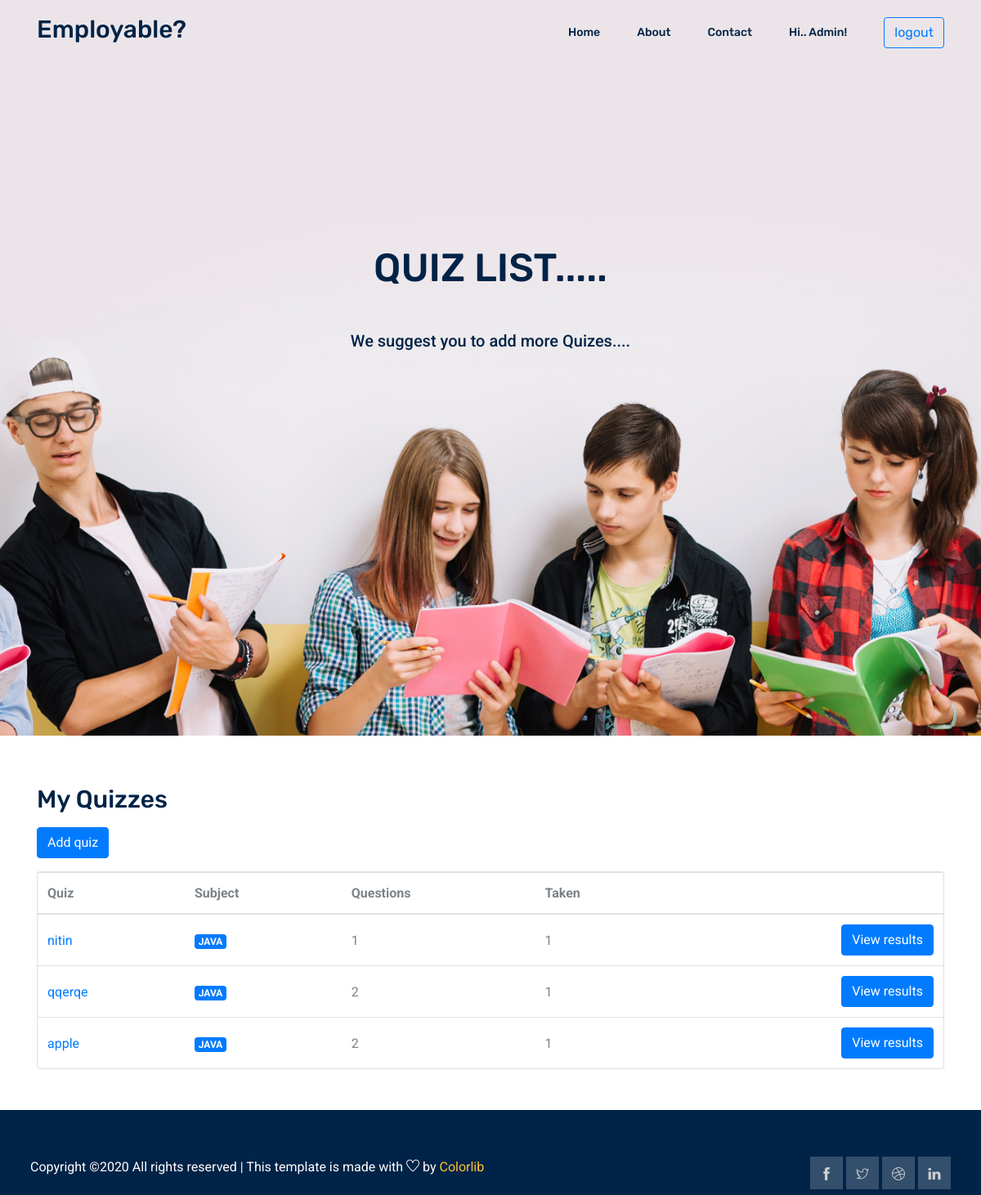
Page /company/quiz/ (signed in) on the earlier database version.
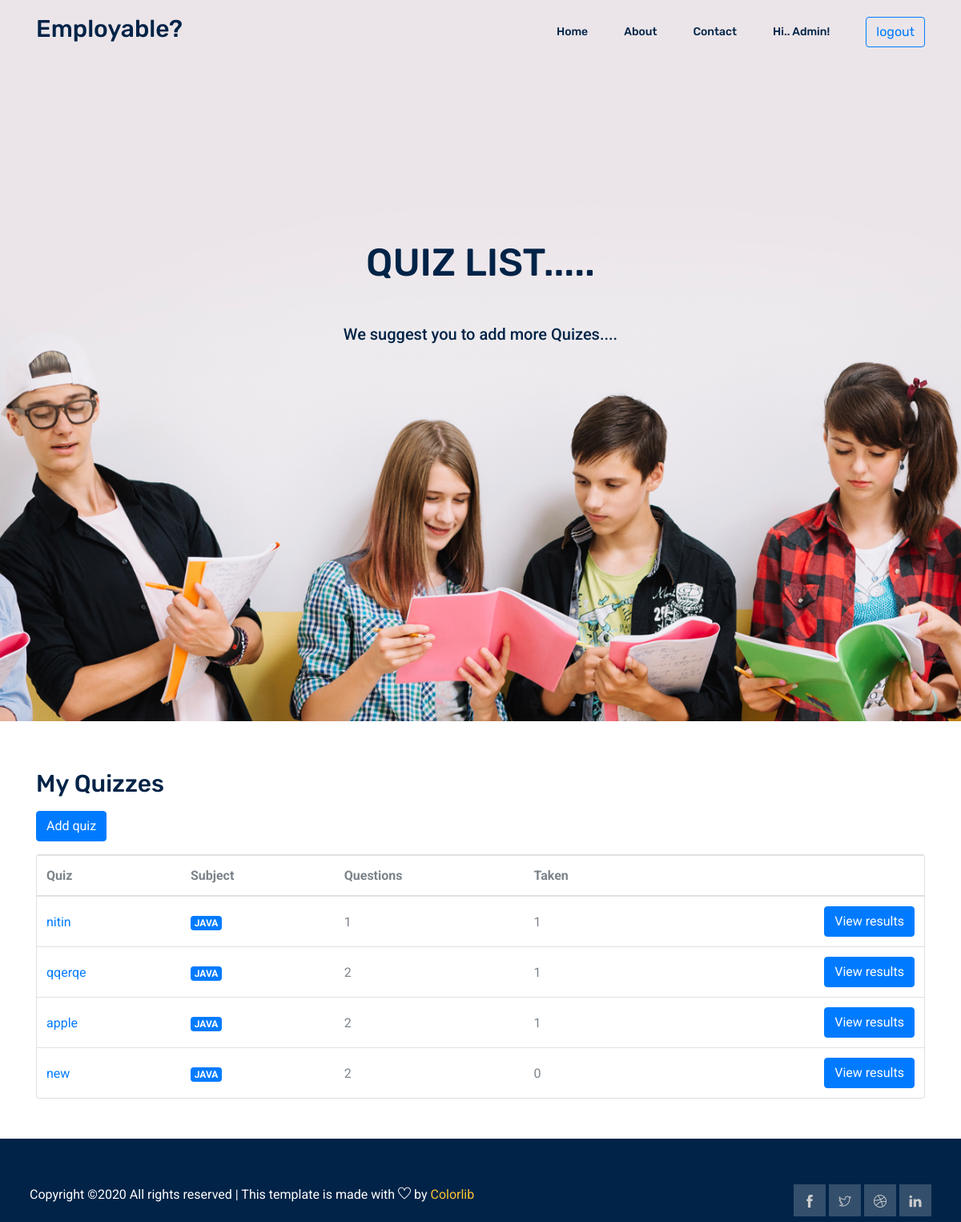
Same page on the later database version.
### exam/models.py (models this page shows, shortened)
class Quiz(models.Model):
    owner = models.ForeignKey(User, on_delete=models.CASCADE, related_name='quizzes')
    name = models.CharField(max_length=255)
    subject = models.ForeignKey(Subject, on_delete=models.CASCADE, related_name='quizzes')
    location = models.CharField(max_length=50)
    skills_Required = models.CharField(max_length = 50)
    education = models.CharField(max_length = 50)
    work_exporience = models.CharField(max_length = 50)
    ctc = models.IntegerField()
    posts = models.CharField(max_length=20)

class Subject(models.Model):
    name = models.CharField(max_length=30)
    color = models.CharField(max_length=7, default='#007bff')
    def get_html_badge(self):
        name = escape(self.name)
        color = escape(self.color)
        html = '<span class="badge badge-primary" style="background-color: %s">%s</span>' % (color, name)
        return mark_safe(html)

### company/views.py (the view)
# urls.py: path('quiz/',views.QuizListView.as_view(),name='quizList'),
class QuizListView(ListView):
    model = Quiz
    ordering = ('name', )
    context_object_name = 'quizzes'
    template_name = 'company/QuizList.html'
    def get_queryset(self):
        queryset = self.request.user.quizzes \
            .select_related('subject') \
            .annotate(questions_count=Count('questions', distinct=True)) \
            .annotate(taken_count=Count('taken_quizzes', distinct=True))
        return queryset

### templates/company/QuizList.html (shortened to what this page needs)
{% extends 'base.html' %}
{% load crispy_forms_tags %}
{% block body %}
<section class="home_banner_area">
   <div class="banner_inner">
     <div class="container">
       <div class="row">
         <div class="col-lg-12">
           <div class="banner_content text-center">
             <h2 class="text-uppercase mt-4 mb-5">
               Quiz list.....
             </h2>
             <p>We suggest you to add more Quizes....</p>
           </div>
         </div>
       </div>
     </div>
   </div>
 </section>
    <div class='container' style= 'margin-top:60px'>
        {% if request.user.is_authenticated %}
        {% if request.user.is_company %}
          <h2 class="mb-3">My Quizzes</h2>
          <a href="{% url 'createQuiz' %}" class="btn btn-primary mb-3" role="button">Add quiz</a>
          <div class="card">
            <table class="table mb-0">
              <thead>
                <tr>
                  <th>Quiz</th>
                  <th>Subject</th>
                  <th>Questions</th>
                  <th>Taken</th>
                  <th></th>
                </tr>
              </thead>
              <tbody>
                {% for quiz in quizzes %}
                  <tr>
                    <td class="align-middle"><a href="{% url 'updateQuiz' quiz.pk %}">{{ quiz.name }}</a></td>
                    <td class="align-middle">{{ quiz.subject.get_html_badge }}</td>
                    <td class="align-middle">{{ quiz.questions_count }}</td>
                    <td class="align-middle">{{ quiz.taken_count }}</td>
                    <td class="text-right">
                      <a href="{% url 'results' quiz.pk %}" class="btn btn-primary">View results</a>
                    </td>
                  </tr>
                {% empty %}
                  <tr>
                    <td class="bg-light text-center font-italic" colspan="5">You haven't created any quiz yet.</td>
                  </tr>
                {% endfor %}
              </tbody>
            </table>
            {% else %}
            <h4>you need to be a company to see this page</h4>
            {% endif %}
            {% else %}
            <h4>first login in</h4>
            {% endif %}
          </div>
</div>
{% endblock %}

Differences in the rows shown:
added Quiz: name "new", subject.get_html_badge "JAVA", questions_count "2", taken_count "0"
